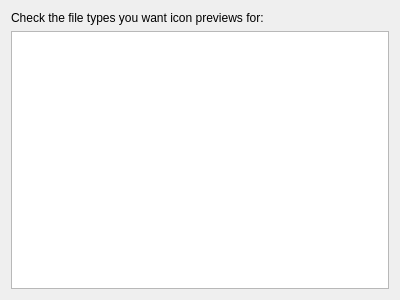
<ui version="4.0" >
 <class>folderviewPreviewConfig</class>
 <widget class="QWidget" name="folderviewPreviewConfig" >
  <property name="geometry" >
   <rect>
    <x>0</x>
    <y>0</y>
    <width>400</width>
    <height>300</height>
   </rect>
  </property>
  <property name="windowTitle" >
   <string>Form</string>
  </property>
  <layout class="QVBoxLayout" name="verticalLayout" >
   <item>
    <widget class="QLabel" name="label" >
     <property name="text" >
      <string>Check the file types you want icon previews for:</string>
     </property>
    </widget>
   </item>
   <item>
    <widget class="QListView" name="listView" >
     <property name="alternatingRowColors" >
      <bool>true</bool>
     </property>
    </widget>
   </item>
  </layout>
 </widget>
 <resources/>
 <connections/>
</ui>
